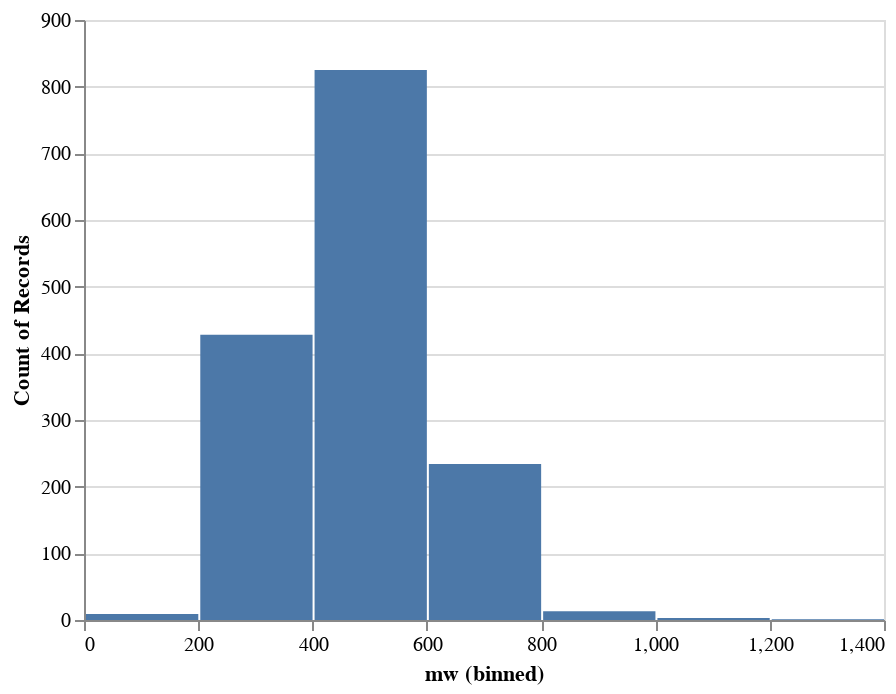

The notebook cell saved with this chart:
### Code cell
altair.Chart(dataframe[['mw', 'smiles']]).mark_bar().encode(
    altair.X("mw", bin=True),
    y='count()',
)

### Figure 1 — Vega-Lite specification as saved in the notebook (floating-point values rounded to 4 significant figures; data arrays with more than 128 entries replaced by an {"elided": "..."} marker saying what was removed)
{"config": {"view": {"continuousWidth": 400, "continuousHeight": 300}}, "data": {"name": "data-675cf86b8744bc2b334f7d31155ba110"}, "mark": "bar", "encoding": {"x": {"type": "quantitative", "bin": true, "field": "mw"}, "y": {"type": "quantitative", "aggregate": "count"}}, "$schema": "https://vega.github.io/schema/vega-lite/v4.8.1.json", "datasets": {"data-675cf86b8744bc2b334f7d31155ba110": {"elided": "1513 records"}}}
